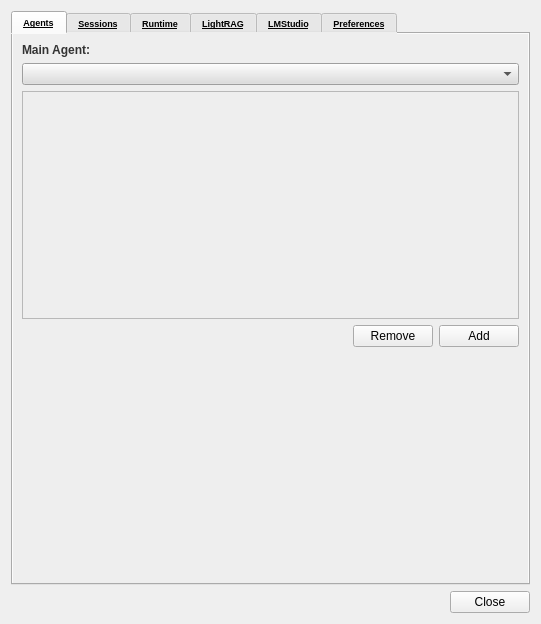
<?xml version="1.0" encoding="UTF-8"?>
<ui version="4.0">
 <class>SettingsWindow</class>
 <widget class="QWidget" name="SettingsWindow">
  <property name="geometry">
   <rect>
    <x>0</x>
    <y>0</y>
    <width>541</width>
    <height>624</height>
   </rect>
  </property>
  <property name="windowTitle">
   <string>Settings</string>
  </property>
  <layout class="QGridLayout" name="gridLayout_4">
   <item row="0" column="0">
    <widget class="QTabWidget" name="tabWidget">
     <property name="font">
      <font>
       <pointsize>7</pointsize>
       <weight>75</weight>
       <bold>true</bold>
       <underline>true</underline>
      </font>
     </property>
     <property name="styleSheet">
      <string notr="true">selection-background-color: #be8fd3;
background-color: rgb(238, 238, 238);
</string>
     </property>
     <property name="tabPosition">
      <enum>QTabWidget::North</enum>
     </property>
     <property name="tabShape">
      <enum>QTabWidget::Rounded</enum>
     </property>
     <property name="currentIndex">
      <number>0</number>
     </property>
     <property name="tabBarAutoHide">
      <bool>false</bool>
     </property>
     <widget class="QWidget" name="tab_9">
      <attribute name="title">
       <string>Agents</string>
      </attribute>
      <layout class="QGridLayout" name="gridLayout_12">
       <item row="0" column="0">
        <layout class="QVBoxLayout" name="verticalLayout">
         <item>
          <widget class="QLabel" name="label_model">
           <property name="font">
            <font>
             <weight>75</weight>
             <bold>true</bold>
            </font>
           </property>
           <property name="styleSheet">
            <string notr="true">color: rgb(51, 51, 51);</string>
           </property>
           <property name="text">
            <string>Main Agent:</string>
           </property>
          </widget>
         </item>
         <item>
          <layout class="QVBoxLayout" name="verticalLayout_32">
           <property name="spacing">
            <number>4</number>
           </property>
           <item>
            <widget class="QComboBox" name="model_combo">
             <property name="styleSheet">
              <string notr="true">selection-background-color: #be8fd3;
background-color: rgb(221, 221, 221);
</string>
             </property>
             <property name="editable">
              <bool>false</bool>
             </property>
             <property name="frame">
              <bool>true</bool>
             </property>
            </widget>
           </item>
          </layout>
         </item>
         <item>
          <widget class="QListWidget" name="listWidgetAgents">
           <property name="alternatingRowColors">
            <bool>true</bool>
           </property>
           <property name="selectionMode">
            <enum>QAbstractItemView::SingleSelection</enum>
           </property>
           <property name="selectionBehavior">
            <enum>QAbstractItemView::SelectItems</enum>
           </property>
          </widget>
         </item>
         <item>
          <layout class="QHBoxLayout" name="horizontalLayout_25">
           <item>
            <spacer name="horizontalSpacer_16">
             <property name="orientation">
              <enum>Qt::Horizontal</enum>
             </property>
             <property name="sizeHint" stdset="0">
              <size>
               <width>40</width>
               <height>20</height>
              </size>
             </property>
            </spacer>
           </item>
           <item>
            <widget class="QPushButton" name="pushButtonSessionsRemove_2">
             <property name="text">
              <string>Remove</string>
             </property>
            </widget>
           </item>
           <item>
            <widget class="QPushButton" name="pushButtonSessionsAdd_2">
             <property name="text">
              <string>Add</string>
             </property>
            </widget>
           </item>
          </layout>
         </item>
         <item>
          <spacer name="spacerItem">
           <property name="orientation">
            <enum>Qt::Vertical</enum>
           </property>
           <property name="sizeHint" stdset="0">
            <size>
             <width>334</width>
             <height>73</height>
            </size>
           </property>
          </spacer>
         </item>
        </layout>
       </item>
      </layout>
     </widget>
     <widget class="QWidget" name="tab_8">
      <attribute name="title">
       <string>Sessions</string>
      </attribute>
      <layout class="QGridLayout" name="gridLayout_11">
       <item row="0" column="0">
        <layout class="QVBoxLayout" name="verticalLayout_15">
         <item>
          <layout class="QVBoxLayout" name="verticalLayout_16">
           <property name="spacing">
            <number>0</number>
           </property>
           <property name="bottomMargin">
            <number>6</number>
           </property>
           <item>
            <layout class="QHBoxLayout" name="horizontalLayout_17">
             <property name="spacing">
              <number>0</number>
             </property>
             <item>
              <widget class="QLabel" name="label_9">
               <property name="text">
                <string>Sessions</string>
               </property>
              </widget>
             </item>
             <item>
              <spacer name="horizontalSpacer_13">
               <property name="orientation">
                <enum>Qt::Horizontal</enum>
               </property>
               <property name="sizeHint" stdset="0">
                <size>
                 <width>40</width>
                 <height>20</height>
                </size>
               </property>
              </spacer>
             </item>
            </layout>
           </item>
           <item>
            <widget class="Line" name="line_8">
             <property name="sizePolicy">
              <sizepolicy hsizetype="Expanding" vsizetype="Fixed">
               <horstretch>0</horstretch>
               <verstretch>0</verstretch>
              </sizepolicy>
             </property>
             <property name="minimumSize">
              <size>
               <width>40</width>
               <height>0</height>
              </size>
             </property>
             <property name="maximumSize">
              <size>
               <width>600</width>
               <height>16777215</height>
              </size>
             </property>
             <property name="orientation">
              <enum>Qt::Horizontal</enum>
             </property>
            </widget>
           </item>
          </layout>
         </item>
         <item>
          <widget class="QListWidget" name="listWidgetSessions">
           <property name="styleSheet">
            <string notr="true">background-color: rgb(255, 255, 255);
alternate-background-color: rgb(207, 207, 207);</string>
           </property>
           <property name="alternatingRowColors">
            <bool>true</bool>
           </property>
           <property name="sortingEnabled">
            <bool>true</bool>
           </property>
          </widget>
         </item>
         <item>
          <layout class="QHBoxLayout" name="horizontalLayout_18">
           <item>
            <widget class="QCheckBox" name="checkBoxSessionAutoSave">
             <property name="text">
              <string>Implicet save</string>
             </property>
            </widget>
           </item>
           <item>
            <spacer name="horizontalSpacer_14">
             <property name="orientation">
              <enum>Qt::Horizontal</enum>
             </property>
             <property name="sizeHint" stdset="0">
              <size>
               <width>40</width>
               <height>20</height>
              </size>
             </property>
            </spacer>
           </item>
           <item>
            <widget class="QPushButton" name="pushButtonSessionsOpen">
             <property name="text">
              <string>Open</string>
             </property>
            </widget>
           </item>
           <item>
            <widget class="QPushButton" name="pushButtonSessionsRemove">
             <property name="text">
              <string>Remove</string>
             </property>
            </widget>
           </item>
           <item>
            <widget class="QPushButton" name="pushButtonSessionsAdd">
             <property name="text">
              <string>Add</string>
             </property>
            </widget>
           </item>
          </layout>
         </item>
        </layout>
       </item>
      </layout>
     </widget>
     <widget class="QWidget" name="advanced_tab">
      <attribute name="title">
       <string>Runtime</string>
      </attribute>
      <layout class="QVBoxLayout" name="verticalLayout_advanced">
       <property name="spacing">
        <number>15</number>
       </property>
       <property name="leftMargin">
        <number>15</number>
       </property>
       <property name="topMargin">
        <number>15</number>
       </property>
       <property name="rightMargin">
        <number>15</number>
       </property>
       <property name="bottomMargin">
        <number>15</number>
       </property>
       <item>
        <widget class="QGroupBox" name="grp_semantic">
         <property name="title">
          <string>Semantic Long-Term Memory</string>
         </property>
         <layout class="QVBoxLayout" name="verticalLayout_semantic">
          <property name="spacing">
           <number>10</number>
          </property>
          <item>
           <widget class="QCheckBox" name="chk_use_semantic">
            <property name="text">
             <string>Use Semantic Vector Long-Term Memory (LTM)</string>
            </property>
           </widget>
          </item>
          <item>
           <layout class="QHBoxLayout" name="horizontalLayout_threshold">
            <item>
             <widget class="QLabel" name="label_threshold">
              <property name="minimumSize">
               <size>
                <width>156</width>
                <height>0</height>
               </size>
              </property>
              <property name="maximumSize">
               <size>
                <width>156</width>
                <height>16777215</height>
               </size>
              </property>
              <property name="text">
               <string>Search Similarity Threshold:</string>
              </property>
             </widget>
            </item>
            <item>
             <widget class="QDoubleSpinBox" name="spin_threshold">
              <property name="sizePolicy">
               <sizepolicy hsizetype="Expanding" vsizetype="Fixed">
                <horstretch>0</horstretch>
                <verstretch>0</verstretch>
               </sizepolicy>
              </property>
              <property name="maximum">
               <double>1.000000000000000</double>
              </property>
              <property name="singleStep">
               <double>0.050000000000000</double>
              </property>
              <property name="value">
               <double>0.700000000000000</double>
              </property>
             </widget>
            </item>
           </layout>
          </item>
         </layout>
        </widget>
       </item>
       <item>
        <widget class="QGroupBox" name="groupBox_3">
         <property name="title">
          <string>Context Compressor</string>
         </property>
         <layout class="QGridLayout" name="gridLayout_14">
          <item row="0" column="0">
           <layout class="QHBoxLayout" name="horizontalLayout_24">
            <item>
             <widget class="QCheckBox" name="checkBoxCompressContext">
              <property name="text">
               <string>Compress context after N messages</string>
              </property>
             </widget>
            </item>
            <item>
             <widget class="QSpinBox" name="spinBoxCompressContextCount">
              <property name="sizePolicy">
               <sizepolicy hsizetype="Maximum" vsizetype="Fixed">
                <horstretch>0</horstretch>
                <verstretch>0</verstretch>
               </sizepolicy>
              </property>
              <property name="value">
               <number>15</number>
              </property>
             </widget>
            </item>
           </layout>
          </item>
         </layout>
        </widget>
       </item>
       <item>
        <spacer name="verticalSpacer_advanced">
         <property name="orientation">
          <enum>Qt::Vertical</enum>
         </property>
         <property name="sizeHint" stdset="0">
          <size>
           <width>20</width>
           <height>40</height>
          </size>
         </property>
        </spacer>
       </item>
      </layout>
     </widget>
     <widget class="QWidget" name="tab">
      <attribute name="title">
       <string>LightRAG</string>
      </attribute>
      <layout class="QGridLayout" name="gridLayout_2"/>
     </widget>
     <widget class="QWidget" name="tab_6">
      <attribute name="title">
       <string>LMStudio</string>
      </attribute>
      <layout class="QGridLayout" name="gridLayout_9">
       <item row="0" column="0">
        <layout class="QVBoxLayout" name="verticalLayout_7">
         <item>
          <layout class="QVBoxLayout" name="verticalLayout_8">
           <property name="spacing">
            <number>0</number>
           </property>
           <property name="bottomMargin">
            <number>6</number>
           </property>
           <item>
            <layout class="QHBoxLayout" name="horizontalLayout_12">
             <property name="spacing">
              <number>0</number>
             </property>
             <item>
              <widget class="QLabel" name="label_6">
               <property name="text">
                <string>LMStudio (lms)</string>
               </property>
              </widget>
             </item>
             <item>
              <spacer name="horizontalSpacer_10">
               <property name="orientation">
                <enum>Qt::Horizontal</enum>
               </property>
               <property name="sizeHint" stdset="0">
                <size>
                 <width>40</width>
                 <height>20</height>
                </size>
               </property>
              </spacer>
             </item>
            </layout>
           </item>
           <item>
            <widget class="Line" name="line_4">
             <property name="sizePolicy">
              <sizepolicy hsizetype="Expanding" vsizetype="Fixed">
               <horstretch>0</horstretch>
               <verstretch>0</verstretch>
              </sizepolicy>
             </property>
             <property name="minimumSize">
              <size>
               <width>40</width>
               <height>0</height>
              </size>
             </property>
             <property name="maximumSize">
              <size>
               <width>600</width>
               <height>16777215</height>
              </size>
             </property>
             <property name="orientation">
              <enum>Qt::Horizontal</enum>
             </property>
            </widget>
           </item>
          </layout>
         </item>
         <item>
          <layout class="QHBoxLayout" name="horizontalLayout_23">
           <item>
            <widget class="QListWidget" name="listWidgetLMStudio">
             <property name="styleSheet">
              <string notr="true">background-color: rgb(255, 255, 255);
alternate-background-color: rgb(207, 207, 207);</string>
             </property>
             <property name="alternatingRowColors">
              <bool>true</bool>
             </property>
            </widget>
           </item>
           <item>
            <layout class="QVBoxLayout" name="verticalLayout_20">
             <item>
              <layout class="QVBoxLayout" name="verticalLayout_21">
               <property name="spacing">
                <number>4</number>
               </property>
               <property name="bottomMargin">
                <number>6</number>
               </property>
               <item>
                <widget class="QLabel" name="label_12">
                 <property name="text">
                  <string>Description:</string>
                 </property>
                </widget>
               </item>
               <item>
                <widget class="Line" name="line_11">
                 <property name="orientation">
                  <enum>Qt::Horizontal</enum>
                 </property>
                </widget>
               </item>
              </layout>
             </item>
             <item>
              <layout class="QVBoxLayout" name="verticalLayout_22">
               <item>
                <widget class="QPlainTextEdit" name="plainTextEditLMStudioDescription">
                 <property name="styleSheet">
                  <string notr="true">background-color: rgb(255, 255, 255);</string>
                 </property>
                </widget>
               </item>
               <item>
                <widget class="QLabel" name="label_lms_model">
                 <property name="text">
                  <string>Model Identifier (for load/unload):</string>
                 </property>
                </widget>
               </item>
               <item>
                <widget class="QComboBox" name="lmstudio_ip">
                 <property name="styleSheet">
                  <string notr="true">selection-background-color: #be8fd3;
background-color: rgb(221, 221, 221);
</string>
                 </property>
                </widget>
               </item>
               <item>
                <widget class="QPushButton" name="list_btn">
                 <property name="styleSheet">
                  <string notr="true">background-color: #ef8bce; 
color: black;
</string>
                 </property>
                 <property name="text">
                  <string>Load Models</string>
                 </property>
                </widget>
               </item>
               <item>
                <widget class="QPushButton" name="load_btn">
                 <property name="styleSheet">
                  <string notr="true">background-color: #54d88c; 
color: black;</string>
                 </property>
                 <property name="text">
                  <string>Load Model</string>
                 </property>
                </widget>
               </item>
               <item>
                <widget class="QPushButton" name="unload_btn">
                 <property name="styleSheet">
                  <string notr="true">background-color: #ad6dc8; 
color: black;
</string>
                 </property>
                 <property name="text">
                  <string>Unload Model</string>
                 </property>
                </widget>
               </item>
               <item>
                <spacer name="verticalSpacer_6">
                 <property name="orientation">
                  <enum>Qt::Vertical</enum>
                 </property>
                 <property name="sizeHint" stdset="0">
                  <size>
                   <width>17</width>
                   <height>322</height>
                  </size>
                 </property>
                </spacer>
               </item>
              </layout>
             </item>
            </layout>
           </item>
          </layout>
         </item>
         <item>
          <layout class="QHBoxLayout" name="horizontalLayout_13">
           <item>
            <spacer name="horizontalSpacer_11">
             <property name="orientation">
              <enum>Qt::Horizontal</enum>
             </property>
             <property name="sizeHint" stdset="0">
              <size>
               <width>40</width>
               <height>20</height>
              </size>
             </property>
            </spacer>
           </item>
           <item>
            <widget class="QPushButton" name="pushButtonLMStudioRemove">
             <property name="text">
              <string>Remove</string>
             </property>
            </widget>
           </item>
           <item>
            <widget class="QPushButton" name="pushButtonLMStudioAdd">
             <property name="text">
              <string>Add</string>
             </property>
            </widget>
           </item>
          </layout>
         </item>
        </layout>
       </item>
      </layout>
     </widget>
     <widget class="QWidget" name="tab_3">
      <attribute name="title">
       <string>Preferences</string>
      </attribute>
      <layout class="QGridLayout" name="gridLayout_3">
       <item row="2" column="0">
        <layout class="QHBoxLayout" name="horizontalLayout_15">
         <item>
          <widget class="QLabel" name="label_rag_model_6">
           <property name="minimumSize">
            <size>
             <width>110</width>
             <height>0</height>
            </size>
           </property>
           <property name="text">
            <string>lms location:</string>
           </property>
           <property name="alignment">
            <set>Qt::AlignRight|Qt::AlignTrailing|Qt::AlignVCenter</set>
           </property>
          </widget>
         </item>
         <item>
          <widget class="QLineEdit" name="lineEditCmdLMS">
           <property name="sizePolicy">
            <sizepolicy hsizetype="Expanding" vsizetype="Fixed">
             <horstretch>0</horstretch>
             <verstretch>0</verstretch>
            </sizepolicy>
           </property>
           <property name="minimumSize">
            <size>
             <width>0</width>
             <height>0</height>
            </size>
           </property>
           <property name="maximumSize">
            <size>
             <width>16777215</width>
             <height>16777215</height>
            </size>
           </property>
           <property name="styleSheet">
            <string notr="true">background-color: rgb(255, 255, 255);</string>
           </property>
           <property name="text">
            <string>/usr/bin/lms</string>
           </property>
          </widget>
         </item>
        </layout>
       </item>
       <item row="1" column="0">
        <layout class="QHBoxLayout" name="horizontalLayout_3">
         <item>
          <widget class="QLabel" name="label_rag_model_4">
           <property name="minimumSize">
            <size>
             <width>110</width>
             <height>0</height>
            </size>
           </property>
           <property name="text">
            <string>editor cmd:</string>
           </property>
           <property name="alignment">
            <set>Qt::AlignRight|Qt::AlignTrailing|Qt::AlignVCenter</set>
           </property>
          </widget>
         </item>
         <item>
          <widget class="QLineEdit" name="lineEdit_2">
           <property name="sizePolicy">
            <sizepolicy hsizetype="Expanding" vsizetype="Fixed">
             <horstretch>0</horstretch>
             <verstretch>0</verstretch>
            </sizepolicy>
           </property>
           <property name="minimumSize">
            <size>
             <width>0</width>
             <height>0</height>
            </size>
           </property>
           <property name="maximumSize">
            <size>
             <width>16777215</width>
             <height>16777215</height>
            </size>
           </property>
           <property name="styleSheet">
            <string notr="true">background-color: rgb(255, 255, 255);</string>
           </property>
           <property name="text">
            <string>/usr/bin/micro</string>
           </property>
          </widget>
         </item>
        </layout>
       </item>
       <item row="5" column="0">
        <layout class="QHBoxLayout" name="horizontalLayout_11">
         <item>
          <spacer name="horizontalSpacer_9">
           <property name="orientation">
            <enum>Qt::Horizontal</enum>
           </property>
           <property name="sizeHint" stdset="0">
            <size>
             <width>40</width>
             <height>20</height>
            </size>
           </property>
          </spacer>
         </item>
         <item>
          <widget class="QPushButton" name="pushButton_3">
           <property name="text">
            <string>Save</string>
           </property>
          </widget>
         </item>
        </layout>
       </item>
       <item row="4" column="0">
        <spacer name="verticalSpacer">
         <property name="orientation">
          <enum>Qt::Vertical</enum>
         </property>
         <property name="sizeHint" stdset="0">
          <size>
           <width>20</width>
           <height>140</height>
          </size>
         </property>
        </spacer>
       </item>
       <item row="0" column="0">
        <layout class="QHBoxLayout" name="horizontalLayout_4">
         <item>
          <widget class="QLabel" name="label_rag_model_5">
           <property name="minimumSize">
            <size>
             <width>110</width>
             <height>0</height>
            </size>
           </property>
           <property name="text">
            <string>file manager cmd:</string>
           </property>
           <property name="alignment">
            <set>Qt::AlignRight|Qt::AlignTrailing|Qt::AlignVCenter</set>
           </property>
          </widget>
         </item>
         <item>
          <widget class="QLineEdit" name="lineEdit_3">
           <property name="sizePolicy">
            <sizepolicy hsizetype="Expanding" vsizetype="Fixed">
             <horstretch>0</horstretch>
             <verstretch>0</verstretch>
            </sizepolicy>
           </property>
           <property name="minimumSize">
            <size>
             <width>0</width>
             <height>0</height>
            </size>
           </property>
           <property name="maximumSize">
            <size>
             <width>16777215</width>
             <height>16777215</height>
            </size>
           </property>
           <property name="styleSheet">
            <string notr="true">background-color: rgb(255, 255, 255);</string>
           </property>
           <property name="text">
            <string>/usr/bin/pcmanfm-qt</string>
           </property>
          </widget>
         </item>
        </layout>
       </item>
       <item row="3" column="0">
        <layout class="QHBoxLayout" name="horizontalLayout_19">
         <item>
          <widget class="QLabel" name="label_rag_model_7">
           <property name="minimumSize">
            <size>
             <width>110</width>
             <height>0</height>
            </size>
           </property>
           <property name="text">
            <string>gemini API key</string>
           </property>
           <property name="alignment">
            <set>Qt::AlignRight|Qt::AlignTrailing|Qt::AlignVCenter</set>
           </property>
          </widget>
         </item>
         <item>
          <widget class="QLineEdit" name="lineEditGoogle_api_key">
           <property name="sizePolicy">
            <sizepolicy hsizetype="Expanding" vsizetype="Fixed">
             <horstretch>0</horstretch>
             <verstretch>0</verstretch>
            </sizepolicy>
           </property>
           <property name="minimumSize">
            <size>
             <width>0</width>
             <height>0</height>
            </size>
           </property>
           <property name="maximumSize">
            <size>
             <width>16777215</width>
             <height>16777215</height>
            </size>
           </property>
           <property name="styleSheet">
            <string notr="true">background-color: rgb(255, 255, 255);</string>
           </property>
           <property name="text">
            <string/>
           </property>
          </widget>
         </item>
        </layout>
       </item>
      </layout>
     </widget>
    </widget>
   </item>
   <item row="1" column="0">
    <layout class="QHBoxLayout" name="horizontalLayout">
     <item>
      <spacer name="horizontalSpacer">
       <property name="orientation">
        <enum>Qt::Horizontal</enum>
       </property>
       <property name="sizeHint" stdset="0">
        <size>
         <width>40</width>
         <height>20</height>
        </size>
       </property>
      </spacer>
     </item>
     <item>
      <widget class="QPushButton" name="pushButtonClose">
       <property name="text">
        <string>Close</string>
       </property>
      </widget>
     </item>
    </layout>
   </item>
  </layout>
 </widget>
 <resources/>
 <connections/>
</ui>
